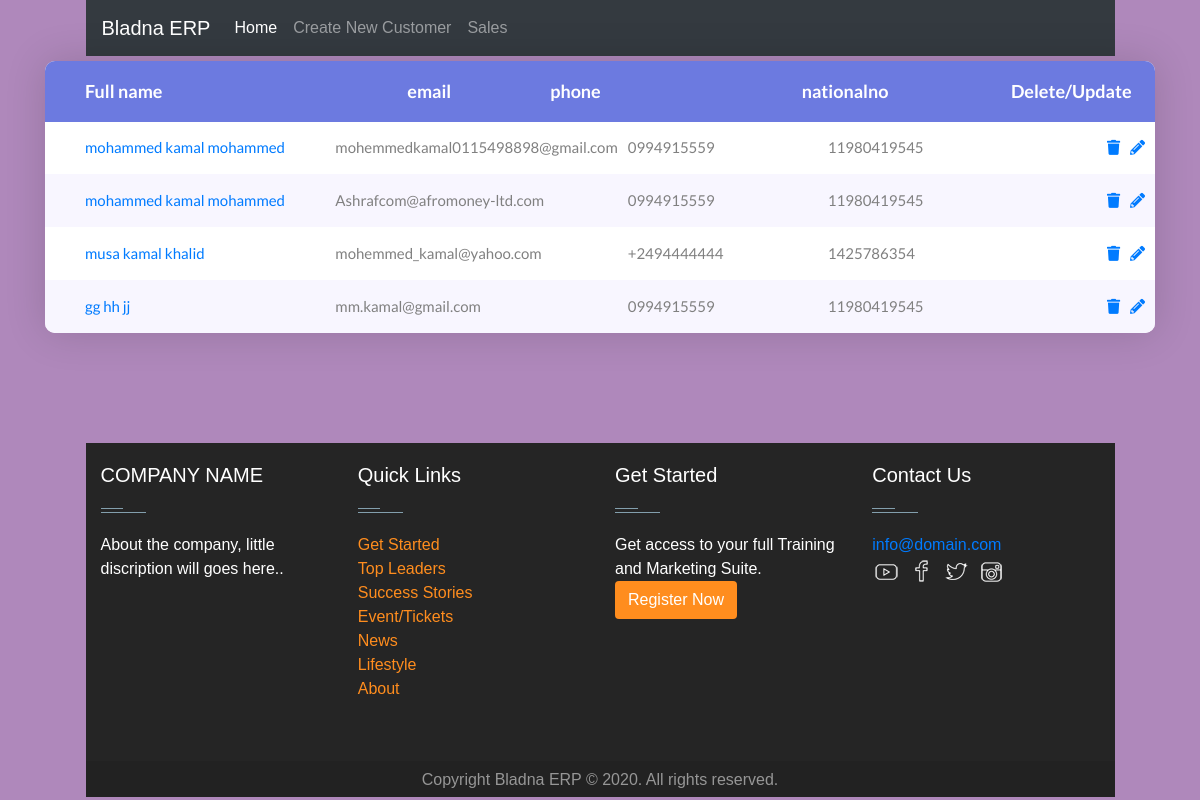
Screenshot of /customer/ with the database file from the repository.
### Customers/models.py (models this page shows, shortened)
class Customer(models.Model):
    fname   = models.CharField("First name", max_length=50)
    minName = models.CharField("Miduim name", max_length=50)
    lname   = models.CharField("Last name", max_length=50)
    email   = models.EmailField("Email", max_length=254)
    phone   = models.CharField("phone number", max_length=50)
    nationalno = models.CharField("national number", max_length=50)
    class Meta:
        verbose_name = "Customer"
        verbose_name_plural = "Customers"
    def __str__(self):
        return self.fname+" "+self.minName+" "+self.lname

### Customers/views.py (the view)
# urls.py: path('customer/', CustomerListView.as_view(), name='customer-list'),
class CustomerListView(ListView):
    queryset= Customer.objects.all()

### templates/Customers/customer_list.html
{% extends 'TableBase/index.html' %}
{% block  navbartitle %}
                    <li class="nav-item active">
                        <a class="nav-link" href="{% url 'home' %}">Home <span class="sr-only">(current)</span></a>
                    </li>
                    <li class="nav-item">
                      <a class="nav-link" href="{% url 'customer-create' %}">Create New Customer</a>
                    </li>
                    <li class="nav-item">
                        <a class="nav-link" href="{% url 'sale-index' %}">Sales</a>
                      </li>
{% endblock   %}
{% block thead %}
<th class="cell100 column1 text-justify">Full name</th>
<th class="cell100 column2 text-justify">email</th>
<th class="cell100 column3 text-justify">phone<th>
<th class="cell100 column4 text-justify">nationalno</th>
<th class="cell100 column5 text-justify">Delete/Update</th>
{% endblock %}
{% block Tbody %}
 {% for object in object_list %}
<tr class="row100 body text-justify">
    <td class="cell100 column1 text-justify "><a href="{% url 'customer-detail' object.pk %}">{{object}}</a></td>
    <td class="cell100 column2 text-justify">{{object.email}}</td>
    <td class="cell100 column3 text-justify">{{object.phone}}</td>
    <td class="cell100 column4 text-justify">{{object.nationalno}}</td>
    <td class="cell100 column5 text-justify image-responsive"><td><a href="{% url 'customer-delete' object.pk %}" class="fa fa-trash image-responsive "></a>
    </td><td><a href="{% url 'customer-update' object.pk %}" class="fa fa-pencil-alt image-responsive"></a></td></td>
 </tr>
{% endfor %}
{% endblock  %}

### static/css/all.css (style rules this page uses)
.fa, .fas, .far, .fal, .fad, .fab { -moz-osx-font-smoothing: grayscale; -webkit-font-smoothing: antialiased; display: inline-block; font-style: normal; font-variant: normal; text-rendering: auto; line-height: 1; }
.fa-pencil-alt:before { content: "\f303"; }
.fa-trash:before { content: "\f1f8"; }
.fa, .fas { font-family: 'Font Awesome 5 Free'; font-weight: 900; }

### static/css/style.css (style rules this page uses)
body { background-color: rgb(175, 136, 187); }
tr td { text-align: left; }

### static/css/main.css (style rules this page uses)
* { margin: 0px; padding: 0px; box-sizing: border-box; }
body, html { height: 100%; font-family: sans-serif; }
a { margin: 0px; transition: all 0.4s; -webkit-transition: all 0.4s; -o-transition: all 0.4s; -moz-transition: all 0.4s; }
ul, li { margin: 0px; list-style-type: none; }
th, td { font-weight: unset; padding-right: 10px; }
.column1 { width: 33%; padding-left: 40px; }
.column2 { width: 13%; }
.column3 { width: 22%; }
.column4 { width: 19%; }
.column5 { width: 13%; }
.table100-head th { padding-top: 18px; padding-bottom: 18px; }
.table100-body td { padding-top: 16px; padding-bottom: 16px; }
.table100.ver1 th { font-family: Lato-Bold; font-size: 18px; color: #fff; line-height: 1.4; background-color: #6c7ae0; }
.table100.ver1 td { font-family: Lato-Regular; font-size: 15px; color: #808080; line-height: 1.4; }
.table100.ver1 .table100-body tr:nth-child(even) { background-color: #f8f6ff; }

### rows the page displays
Customer: fname+minName+lname "mohammed kamal mohammed", email "mohemmedkamal0115498898@gmail.com", phone "0994915559", nationalno "11980419545"
Customer: fname+minName+lname "mohammed kamal mohammed", email "Ashrafcom@afromoney-ltd.com", phone "0994915559", nationalno "11980419545"
Customer: fname+minName+lname "musa kamal khalid", email "mohemmed_kamal@yahoo.com", phone "+2494444444", nationalno "1425786354"
Customer: fname+minName+lname "gg hh jj", email "mm.kamal@gmail.com", phone "0994915559", nationalno "11980419545"
